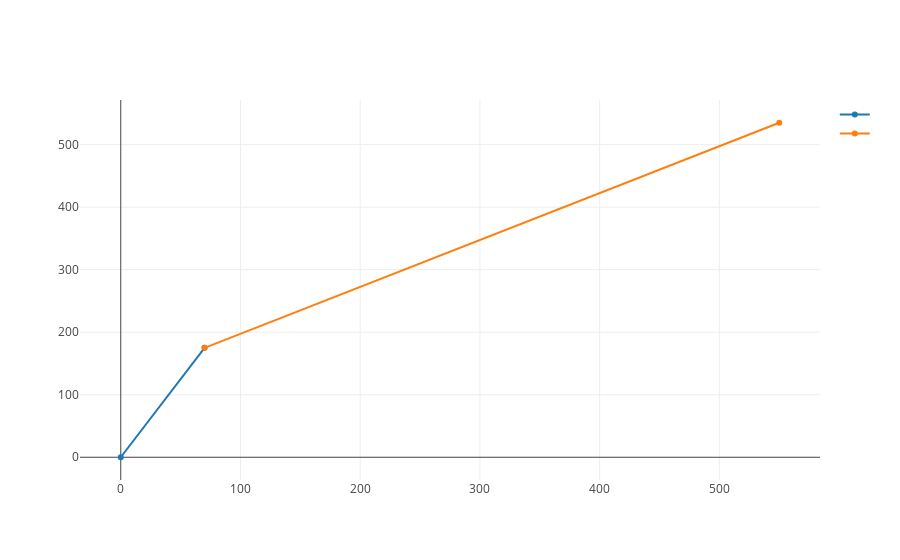

The notebook cell this image was saved under:
### Code cell
from graph import plus_trace

plus_second_col = plus_trace(.35*a_1, .6*a_2)

plot([scaled_first_col, plus_second_col])

### Figure 1 — Plotly figure (JSON) as saved in the notebook; plotly's stock layout.template omitted (floating-point values rounded to 4 significant figures)
{"data": [{"mode": "lines+markers", "name": "", "text": "", "type": "scatter", "uid": "1dbc4d93-a02e-4db5-b379-6a02d221cc47", "x": [0, 70], "y": [0, 175]}, {"mode": "lines+markers", "name": "", "text": [], "type": "scatter", "uid": "72ec8f68-44a3-46a2-af4b-ad41af7e4d79", "x": [70, 550], "y": [175, 535]}], "layout": {"autosize": true, "xaxis": {"autorange": true, "range": [-38.97, 589.0], "type": "linear"}, "yaxis": {"autorange": true, "range": [-39.19, 574.2], "type": "linear"}}}
